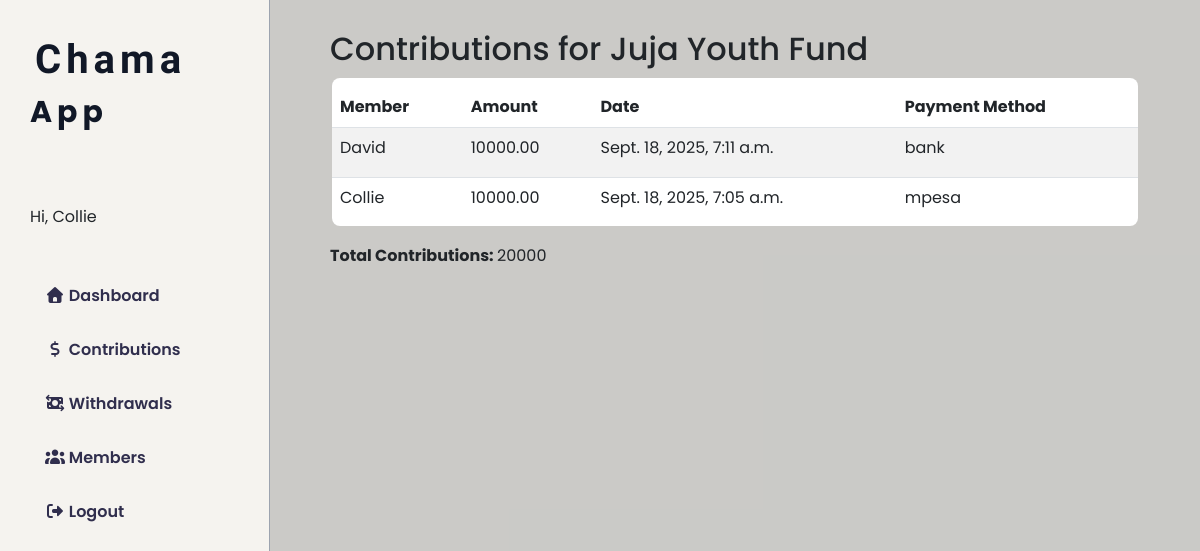
Before: /chama/1/contributions/ (signed in) with the older database file.
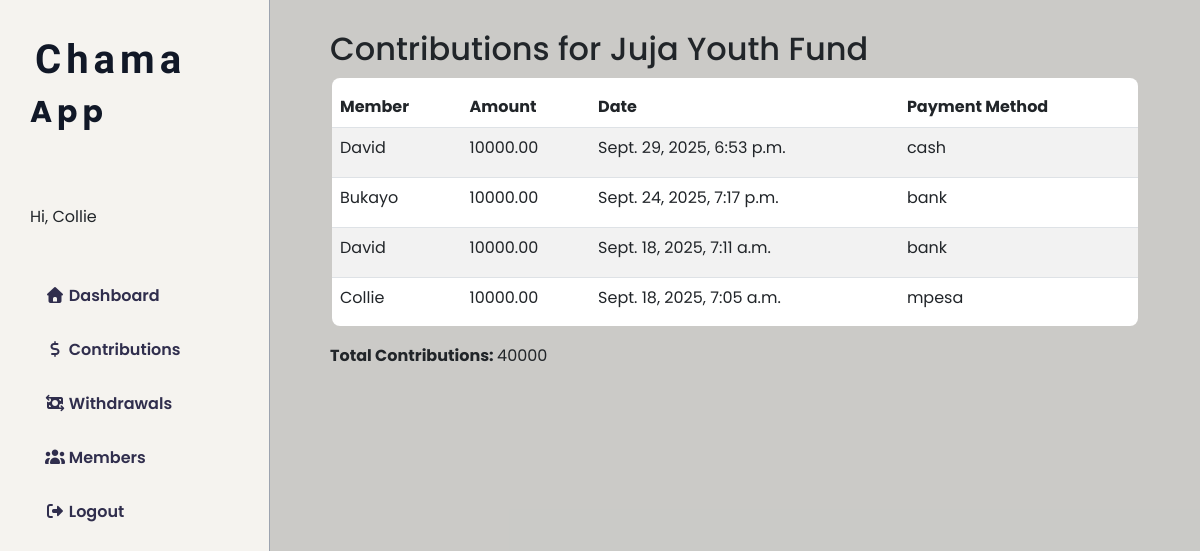
After: the same page with the newer database file.
### app/models.py (models this page shows, shortened)
class Contribution(models.Model):
    PAYMENT_METHODS = [
        ('cash', 'Cash'),
        ('mpesa', 'M-Pesa'),
        ('bank', 'Bank Transfer'),
    ]
    member = models.ForeignKey('Member', on_delete=models.CASCADE, related_name='contributions')
    amount = models.DecimalField(max_digits=10, decimal_places=2, validators=[MinValueValidator(1)])
    date = models.DateTimeField(auto_now_add=True)
    payment_method = models.CharField(max_length=20, choices=PAYMENT_METHODS)

class Member(models.Model):
    ROLE_CHOICES = [
        ('leader', 'Leader'),
        ('member', 'Member'),
    ]
    user = models.ForeignKey(settings.AUTH_USER_MODEL, on_delete=models.CASCADE)
    chama = models.ForeignKey('Chama', on_delete=models.CASCADE, related_name='members')
    role = models.CharField(max_length=15, choices=ROLE_CHOICES, default='member')
    joined_at = models.DateTimeField(auto_now_add=True)
    class Meta:
        unique_together = ('user', 'chama') # prevents duplicate membership
    """
    How Member Management Works:

    1. When someone creates a Chama, they are automatically assigned as Leader in the Member table.
    2. The Leader can later invite/add members by selecting existing users or entering their email/username.
    3. Each user can belong to multiple Chamas.
    """

class CustomUser(AbstractUser):
    email = models.EmailField(unique=True)
    phone_number = models.CharField(max_length=15, blank=True, null=True)

### app/views.py (the view)
# urls.py: path('chama/<int:chama_id>/contributions/', views.contributions_list, name='contributions_list'),
@login_required
def contributions_list(request, chama_id):
    chama = get_object_or_404(Chama, id=chama_id)
    if not Member.objects.filter(user=request.user, chama=chama).exists():
        return redirect('dashboard')
    contributions = Contribution.objects.filter(
        member__chama=chama
    ).order_by('-date')
    total = contributions.aggregate(Sum('amount'))['amount__sum'] or 0
    return render(
        request,
        'app/contributions_list.html',
        {
            'chama': chama,
            'contributions': contributions,
            'total': total
        }
    )

### app/templates/app/contributions_list.html (shortened to what this page needs)
{% extends "app/base.html" %}
{% block content %}
<section class="contribution section">
  <div class="container-wrapper">
    <h2>Contributions for {{ chama.name }}</h2>
    <table border="1" class="table table-striped">
      <thead>
        <tr>
          <th>Member</th>
          <th>Amount</th>
          <th>Date</th>
          <th>Payment Method</th>
        </tr>
      </thead>
      <tbody>
        {% for contribution in contributions %}
        <tr>
          <td>{{ contribution.member.user.username }}</td>
          <td>{{ contribution.amount }}</td>
          <td>{{ contribution.date }}</td>
          <td>{{ contribution.payment_method }}</td>
        </tr>
        {% empty %}
        <tr>
          <td colspan="4">No contributions yet.</td>
        </tr>
        {% endfor %}
      </tbody>
    </table>
    <p><strong>Total Contributions: </strong> {{ total }}</p>
  </div>
</section>
{% endblock %}

Changed rows visible on the page:
added Contribution: member.user.username "David", amount "10000.00", date "Sept. 29, 2025, 6:53 p.m.", payment_method "cash"
added Contribution: member.user.username "Bukayo", amount "10000.00", date "Sept. 24, 2025, 7:17 p.m.", payment_method "bank"
Other visible differences:
{{ total }}: "20000" → "40000"
